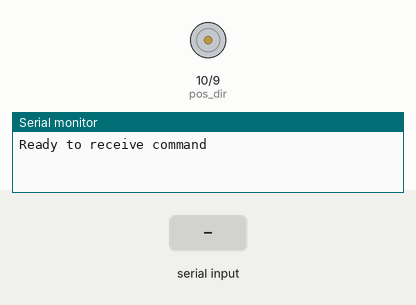
Recording of a sketch running on a simulated Arduino Uno, built with avr-gcc and run on an emulated ATmega328P. Shown: motor-driver pin pairs drawn as motors (green arrow = first pin HIGH = forward, orange = second pin HIGH = backward, longer = more drive), the last lines printed to the serial monitor. Inputs (shaded band) come from the test bench.

Above: at 1.2 s.
1.3 s: "30,150\n" received over Serial
At 2.2 s:
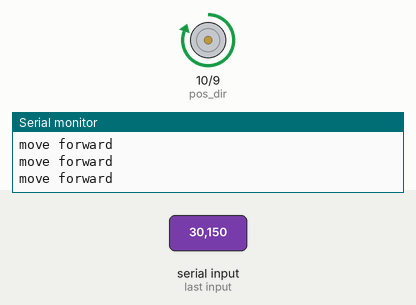
2.8 s: "5\n" received over Serial
4.3 s: "200\n" received over Serial
Timing chart, 0 to 7.3 s (numbered marks = the images above; inputs shaded):
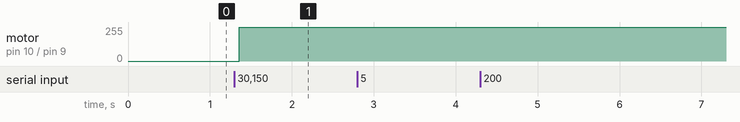

The sketch:

main_motor.ino
```cpp
#define pos_dir 10
#define neg_dir 9

void setup() {
  Serial.begin(9600);
  Serial.println("Ready to receive command");
}

void loop() {
  if (Serial.available()) {
    char val = Serial.read();
    if (val == '-') {
      while (!Serial.available()) {
        // busy wait
      }
      val = Serial.read();
      runMotor(val, -1);
    }
    else {
      runMotor(val, 1);
    }
  }
}

void runMotor (char val, int dir) {
  int speed = val - '0'; // clever char to int conversion
  if (dir > 0) {
    // first set the opposite direction to 0
    analogWrite(neg_dir, 0);
    // now set the desired direction
    analogWrite(pos_dir, speed * 28);
    Serial.println("move forward");
  }
  else {
    // first set the opposite direction to 0
    analogWrite(pos_dir, 0);
    // now set the desired direction
    analogWrite(neg_dir, speed * 28);
    Serial.println("move backward");
  }
}
```

Measured:
- after the input at 1.3 s, motor on pin 10 (pos_dir) / pin 9 (neg_dir): stopped → forward 255/255 after 0.06 s
